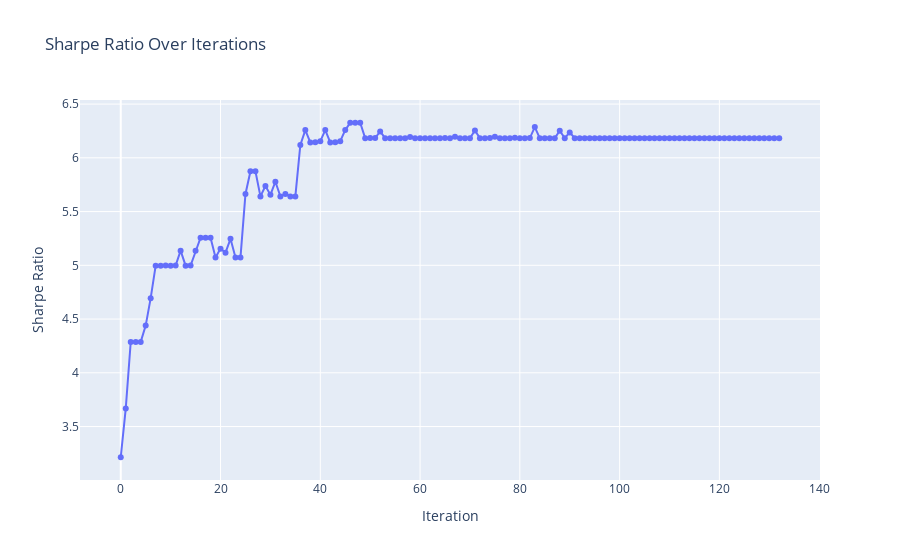

Here is the notebook cell this chart was saved with:
### Code cell
sharpe_ratios = [portfolio['sharpe'] for portfolio in total_portfolios]

fig = go.Figure(data=go.Scatter(x=list(range(len(sharpe_ratios))), y=sharpe_ratios, mode='lines+markers'))
fig.update_layout(title='Sharpe Ratio Over Iterations',
                  xaxis_title='Iteration',
                  yaxis_title='Sharpe Ratio',
                  )
fig.show()

### Figure 1 — Plotly figure (JSON) as saved in the notebook; plotly's stock layout.template omitted (floating-point values rounded to 4 significant figures; data arrays with more than 128 entries replaced by an {"elided": "..."} marker saying what was removed)
{"data": [{"mode": "lines+markers", "type": "scatter", "x": {"elided": "133 int values"}, "y": {"elided": "133 float values"}}], "layout": {"title": {"text": "Sharpe Ratio Over Iterations"}, "xaxis": {"title": {"text": "Iteration"}}, "yaxis": {"title": {"text": "Sharpe Ratio"}}}}
